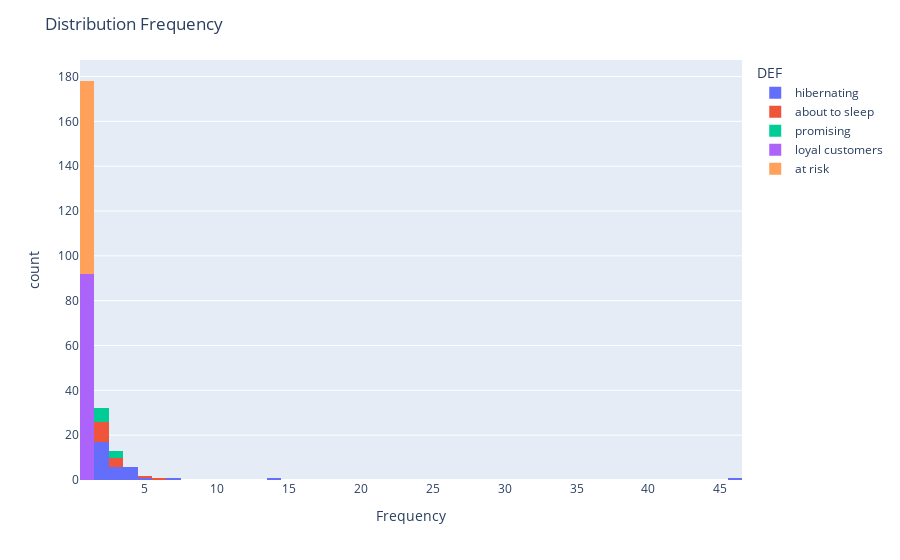

Notebook code for this chart:
### Code cell
df = df_RFM
fig = px.histogram(df, x="Frequency", color="DEF")


fig.update_layout(
    title='Distribution Frequency')
fig.show()
fig.write_image("output/freq_hist.png")

### Figure 1 — Plotly figure (JSON) as saved in the notebook; plotly's stock layout.template omitted (floating-point values rounded to 4 significant figures)
{"data": [{"alignmentgroup": "True", "bingroup": "x", "hovertemplate": "DEF=hibernating<br>Frequency=%{x}<br>count=%{y}<extra></extra>", "legendgroup": "hibernating", "marker": {"color": "#636efa", "pattern": {"shape": ""}}, "name": "hibernating", "offsetgroup": "hibernating", "orientation": "v", "showlegend": true, "x": [46, 3, 4, 2, 2, 2, 3, 2, 5, 2, 2, 4, 2, 2, 2, 14, 2, 2, 2, 3, 2, 7, 2, 3, 3, 3, 4, 4, 2, 2, 2, 4, 4], "xaxis": "x", "yaxis": "y", "type": "histogram"}, {"alignmentgroup": "True", "bingroup": "x", "hovertemplate": "DEF=about to sleep<br>Frequency=%{x}<br>count=%{y}<extra></extra>", "legendgroup": "about to sleep", "marker": {"color": "#EF553B", "pattern": {"shape": ""}}, "name": "about to sleep", "offsetgroup": "about to sleep", "orientation": "v", "showlegend": true, "x": [5, 3, 2, 2, 3, 2, 2, 2, 2, 2, 2, 3, 6, 2, 3], "xaxis": "x", "yaxis": "y", "type": "histogram"}, {"alignmentgroup": "True", "bingroup": "x", "hovertemplate": "DEF=promising<br>Frequency=%{x}<br>count=%{y}<extra></extra>", "legendgroup": "promising", "marker": {"color": "#00cc96", "pattern": {"shape": ""}}, "name": "promising", "offsetgroup": "promising", "orientation": "v", "showlegend": true, "x": [2, 3, 2, 2, 2, 3, 2, 3, 2], "xaxis": "x", "yaxis": "y", "type": "histogram"}, {"alignmentgroup": "True", "bingroup": "x", "hovertemplate": "DEF=loyal customers<br>Frequency=%{x}<br>count=%{y}<extra></extra>", "legendgroup": "loyal customers", "marker": {"color": "#ab63fa", "pattern": {"shape": ""}}, "name": "loyal customers", "offsetgroup": "loyal customers", "orientation": "v", "showlegend": true, "x": [1, 1, 1, 1, 1, 1, 1, 1, 1, 1, 1, 1, 1, 1, 1, 1, 1, 1, 1, 1, 1, 1, 1, 1, 1, 1, 1, 1, 1, 1, 1, 1, 1, 1, 1, 1, 1, 1, 1, 1, 1, 1, 1, 1, 1, 1, 1, 1, 1, 1, 1, 1, 1, 1, 1, 1, 1, 1, 1, 1, 1, 1, 1, 1, 1, 1, 1, 1, 1, 1, 1, 1, 1, 1, 1, 1, 1, 1, 1, 1, 1, 1, 1, 1, 1, 1, 1, 1, 1, 1, 1, 1], "xaxis": "x", "yaxis": "y", "type": "histogram"}, {"alignmentgroup": "True", "bingroup": "x", "hovertemplate": "DEF=at risk<br>Frequency=%{x}<br>count=%{y}<extra></extra>", "legendgroup": "at risk", "marker": {"color": "#FFA15A", "pattern": {"shape": ""}}, "name": "at risk", "offsetgroup": "at risk", "orientation": "v", "showlegend": true, "x": [1, 1, 1, 1, 1, 1, 1, 1, 1, 1, 1, 1, 1, 1, 1, 1, 1, 1, 1, 1, 1, 1, 1, 1, 1, 1, 1, 1, 1, 1, 1, 1, 1, 1, 1, 1, 1, 1, 1, 1, 1, 1, 1, 1, 1, 1, 1, 1, 1, 1, 1, 1, 1, 1, 1, 1, 1, 1, 1, 1, 1, 1, 1, 1, 1, 1, 1, 1, 1, 1, 1, 1, 1, 1, 1, 1, 1, 1, 1, 1, 1, 1, 1, 1, 1, 1], "xaxis": "x", "yaxis": "y", "type": "histogram"}], "layout": {"xaxis": {"anchor": "y", "domain": [0.0, 1.0], "title": {"text": "Frequency"}}, "yaxis": {"anchor": "x", "domain": [0.0, 1.0], "title": {"text": "count"}}, "legend": {"title": {"text": "DEF"}, "tracegroupgap": 0}, "margin": {"t": 60}, "barmode": "relative", "title": {"text": "Distribution Frequency"}}}
